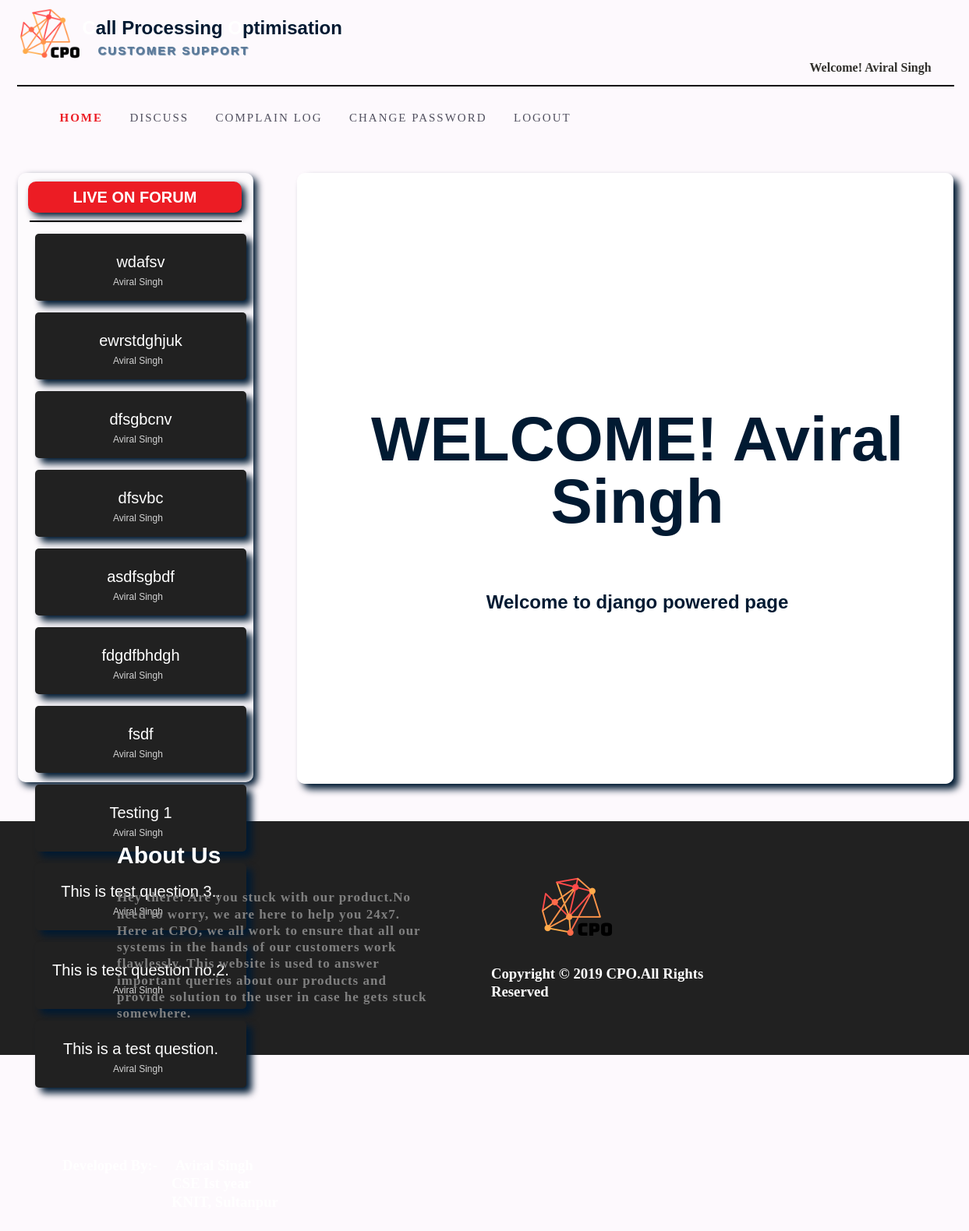
/userzone/userhome (signed in), run on the app's committed database.
### generalzone/models.py (models this page shows)
class CustomerInfo(models.Model):
    name=models.CharField(max_length=50)
    gender=models.CharField(max_length=6)
    address=models.TextField()
    nationality=models.CharField(max_length=50)
    contactno=models.CharField(max_length=15)
    emailaddress=models.CharField(max_length=50,primary_key=True)
    password=models.CharField(max_length=20)
    connectdate = models.CharField(max_length=20)

### userzone/models.py (models this page shows)
class Question(models.Model):
    qid=models.AutoField(primary_key=True)
    questiontext=models.TextField()
    askedby=models.CharField(max_length=50)
    posteddate=models.CharField(max_length=30)

### userzone/views.py (the view)
# urls.py: path('userhome',views.userhome,name='userhome'),
def userhome(request):
    try:   #in case we try to login with userid=null(gets deleted after logout) python gives KeyError
        if request.session['userid']:
            email=request.session.get('userid')
            n=CustomerInfo.objects.get(emailaddress=email)
            name=n.name
            q=Question.objects.all()
            nf=Notification.objects.all()
            return render(request,'userhome.html',{'name':name,'nf':nf,'q':q})
        else:
            return render(request,'login.html')
    except KeyError:
        return render(request,'login.html')

### userzone/templates/userhome.html (shortened to what this page needs)
<!DOCTYPE html>
<html lang="en">
<head>
    {% load static %}
    <link href="{% static 'css\style2.css' %}" rel="stylesheet" />
</head>
<body>
<div id="b1">
<div id="outer">
    <div id="p1">
        <div class="s1">
            <a href="{% url 'userzone:userhome' %}"><div class="s3" style="background-image:url('{% static "images/logo.png" %}');background-size:100%;background-repeat:no-repeat;"></div></a>
            <div class="s4">
                <h2><span style="color:white;">C</span>all Processing <span style="color:white;">O</span>ptimisation</h2>
                <h4 style="color:#5b7a9a; margin-left:20px;margin-top:-15px;font-size:15px;letter-spacing:2px;text-shadow:1px 1px 1px;">CUSTOMER SUPPORT</h4>
            </div>
            <div class="s5" style="border:1px solid transparent;width:200px;">
                {% if name %}
                <h4 style="margin-top:75px;color:#31302c;margin-left:20px;font-family:calibri;letterspacing:1px;">Welcome! {{ name }}</h4>
                {% endif %}
            </div>
        </div>
        <hr style="border:0.5px solid black;width:100%;"/>
    <div id="menu">
	    <ul>
		    <li><a style="font-weight:900;color:#ec1c24;" href="{% url 'userzone:userhome' %}">HOME</a></li>
		    <li><a href="{% url 'userzone:discussion' %}">DISCUSS</a></li>
		    <li><a href="{% url 'userzone:complainlog' %}">COMPLAIN LOG</a></li>
		    <li><a href="{% url 'userzone:changepassword' %}">CHANGE PASSWORD</a></li>
		    <li><a href="{% url 'userzone:logout' %}">LOGOUT</a></li>
		</ul>
	</div>
    <div class="s6" style="min-height:800px;"><br/>
        <div class="s7">
            <div class="notification1"><br/>
                <a href="{% url 'userzone:discussion' %}" style="text-decoration:none;"><p style="font-size:20px;font-weight:900;color:white;margin-top:-12px;">LIVE ON FORUM</p></a>
            </div>
            <hr/>
            <center>
                <div class="notification2">
            <marquee direction="up" height="690" onmouseover="stop()" onmouseout="start()">
            {% for n in q reversed %}
                <div class="notification3">
                    <a href="{% url 'userzone:viewanswer' n.qid %}" style="text-decoration:none;">
            <span style="text-align:center;">
                <p style="color:white;font-size:20px;">{{ n.questiontext }}</p>
                <p style="color:lightgrey;font-size:12px;margin-top:-14px;margin-left:-7px">{{ n.askedby }}</p>
            </span></a>
                    </div>
            {% endfor %}
            </marquee>
                    </div>
                </center>
        </div>
        <div class="s8">
            <center>
              <div id="wrapper">
      <div id="container">
          <h1>WELCOME! {{ name }}</h1>
        <h2>Welcome to django powered page</h2>
      </div>
  </div>
                </center>
        </div>
    </div>
    </div>
<div class="s9">
    <div class="s11"></div>
    <div class="s10">
        <h2 style="font-size:30px;color:white;">About Us</h2>
        <p style="font-family:calibri;color:#808080;letter-spacing:1px;font-weight:900;font-size:17px;">Hey there! Are you
            stuck with our product.No need to worry, we are here to help you 24x7.  Here at CPO, we all work to ensure that all
        our systems in the hands of our customers work flawlessly.  This website is used to answer important queries about
        our products and provide solution to the user in case he gets stuck somewhere.</p>
    </div>
    <div class="s10">
        <img src="{% static 'images/logo.png' %}" height="100px" width="100px" style="margin-left:140px;margin-top:60px;"/>
        <h3 style="color:white;margin-left:80px;font-family:calibri;">Copyright &copy 2019 CPO.All Rights Reserved</h3>
    </div>
    <div class="s10">
        <h3 style="color:white;margin-left:80px;font-family:calibri;margin-top:130px;">Developed By:- <span style="margin-left:18px;">Aviral Singh</span><br/>
            <span style="margin-left:140px;">CSE Ist year</span><br/><span style="margin-left:140px;">KNIT, Sultanpur</span></h3>
    </div>
</div>
</div>
</div>
</body>
</html>

### userzone/static/css/style2.css (style rules this page uses)
body,html { margin:0; padding:0; }
#outer { width:100%; min-height:1100px; border:none; height:auto; }
#p1 { width:1200px; min-height:1000px; margin-left:auto; margin-right:auto; height:auto; border:1px solid transparent; }
.s1 { width:100%; height:100px; //border:1px solid; }
.s3 { height:100%; width:7%; float:left; }
.s4 { height:100%; width:76%; //border:1px solid; float:left; }
.s5 { height:100%; width:8%; float:left; border:1px solid #74d2e7; }
.s6 { width:1200px; min-height:700px; border:1px solid transparent; }
.s9 { height:300px; width:100%; margin-top:50px; background-color:#212121; }
.s11 { height:100%; width:150px; #border:1px solid; float:left; }
.s10 { height:100%; width:400px; #border:1px solid; float:left; }

### data on the page
CustomerInfo: name "Aviral Singh"
Question: questiontext "wdafsv", askedby "Aviral Singh"
Question: questiontext "ewrstdghjuk", askedby "Aviral Singh"
Question: questiontext "dfsgbcnv", askedby "Aviral Singh"
Question: questiontext "dfsvbc", askedby "Aviral Singh"
Question: questiontext "asdfsgbdf", askedby "Aviral Singh"
Question: questiontext "fdgdfbhdgh", askedby "Aviral Singh"
Question: questiontext "fsdf", askedby "Aviral Singh"
Question: questiontext "Testing 1", askedby "Aviral Singh"
Question: questiontext "This is test question 3..", askedby "Aviral Singh"
Question: questiontext "This is test question no.2.", askedby "Aviral Singh"
Question: questiontext "This is a test question.", askedby "Aviral Singh"
